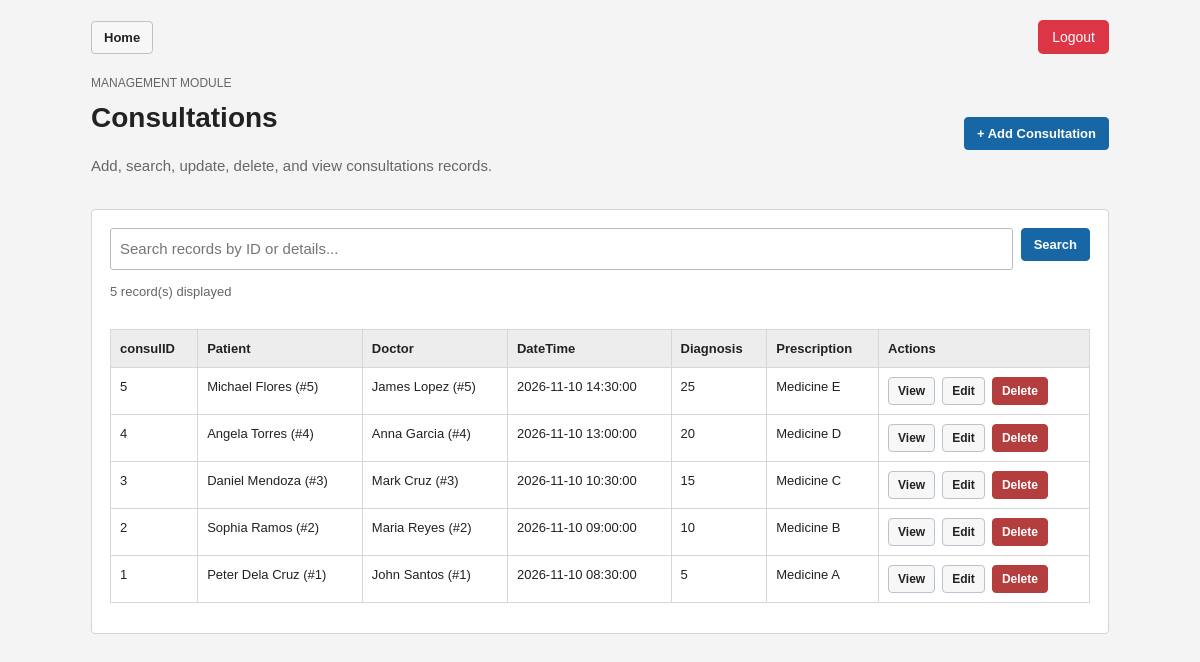
/crud/index.php?module=consultation (signed in), run on the app's committed database.
### tables this page shows
CREATE TABLE IF NOT EXISTS consultation(
  consulID INT AUTO_INCREMENT PRIMARY KEY,
  patID INT NOT NULL,
  docID INT NOT NULL,
  consulDate DATETIME NOT NULL,
  diagnosis INT NOT NULL,
  prescription VARCHAR(30) NOT NULL,

  FOREIGN KEY (patID) REFERENCES patient (patID),
  FOREIGN KEY (docID) REFERENCES doctor (docID)
);

### config/app.php (called while the page is built, shortened)
<?php
require_once __DIR__ . '/auth.php';
require_once __DIR__ . '/modules.php';
function app_url(string $path = ''): string
{
    return APP_BASE_URL . '/' . ltrim($path, '/');
}
function e(mixed $value): string
{
    return htmlspecialchars((string) ($value ?? ''), ENT_QUOTES | ENT_SUBSTITUTE, 'UTF-8');
}
function lookup_maps(PDO $pdo, array $module): array
{
    $maps = [];
    foreach ($module['fields'] as $name => $field) {
        if ($field['type'] === 'select') {
            $maps[$name] = [];
            foreach ($pdo->query($field['sql']) as $option) {
                $maps[$name][(string) $option['id']] = $option['label'];
            }
        }
    }
    return $maps;
}
function display_field(string $field, mixed $value, array $maps): string
{
    if (isset($maps[$field])) {
        return e(($maps[$field][(string) $value] ?? 'Unknown') . ' (#' . $value . ')');
    }
    return e($value);
}

### config/auth.php (called while the page is built, shortened)
<?php
function is_logged_in(): bool
{
    return ($_SESSION['admin'] ?? false) === true;
}

### config/modules.php (called while the page is built, shortened)
<?php
function get_module(string $key): array
{
    return MODULES[$key];
}

### crud/index.php (the view, shortened to what this page needs)
<?php
require_once __DIR__ . '/../config/app.php';
$slug = (string) ($_GET['module'] ?? '');
$module = get_module($slug);
$search = trim((string) ($_GET['search'] ?? ''));
$search = substr($search, 0, 100);
$sql = 'SELECT * FROM ' . $module['table'];
$params = [];
$sql .= ' ORDER BY ' . $module['pk'] . ' DESC';
$stmt = $pdo->prepare($sql);
$stmt->execute($params);
$rows = $stmt->fetchAll();
$maps = lookup_maps($pdo, $module);
include __DIR__ . '/../includes/header.php';
?>
<section class="page-header">
  <div>
    <span class="eyebrow">MANAGEMENT MODULE</span>
    <h1><?= e($module['label']) ?></h1>
    <p class="muted">Add, search, update, delete, and view <?= e(strtolower($module['label'])) ?> records.</p>
  </div>
  <a class="button primary" href="<?= e(app_url('crud/form.php?module=' . $slug)) ?>">+ Add <?= e($module['singular']) ?></a>
</section>
<section class="panel">
  <form method="get" class="search-bar">
    <input type="search" name="search" value="<?= e($search) ?>" placeholder="Search records by ID or details...">
    <button type="submit" class="button primary">Search</button>
  </form>
  <p class="muted small"><?= count($rows) ?> record(s) displayed</p>
  <div class="table-wrap">
  <table>
    <thead><tr>
      <th><?= e($module['pk']) ?></th>
      <?php foreach ($module['fields'] as $name => $field): ?>
        <th><?= e($field['label']) ?></th>
      <?php endforeach; ?>
      <th>Actions</th>
    </tr></thead>
    <tbody>
    <?php if (!$rows): ?>
      <tr><td class="empty" colspan="<?= count($module['fields']) + 2 ?>">No records found. Try adding one or changing your search.</td></tr>
    <?php else: ?>
      <?php foreach ($rows as $row): ?>
      <tr>
        <td><?= e($row[$module['pk']]) ?></td>
        <?php foreach ($module['fields'] as $name => $field): ?>
          <td><?= display_field($name, $row[$name], $maps) ?></td>
        <?php endforeach; ?>
        <td>
          <div class="table-actions">
            <a class="button outline small-button" href="<?= e(app_url('crud/view.php?module=' . $slug . '&id=' . $row[$module['pk']])) ?>">View</a>
            <a class="button light small-button" href="<?= e(app_url('crud/form.php?module=' . $slug . '&id=' . $row[$module['pk']])) ?>">Edit</a>
            <form method="post" action="<?= e(app_url('crud/delete.php')) ?>" onsubmit="return confirm('Delete this record? Referenced master records cannot be deleted until their borrowings are removed.')">
              <button type="submit" class="button danger small-button">Delete</button>
            </form>
          </div>
        </td>
      </tr>
      <?php endforeach; ?>
    <?php endif; ?>
    </tbody>
  </table>
  </div>
</section>
<?php include __DIR__ . '/../includes/footer.php'; ?>

### includes/header.php (shortened to what this page needs)
<!DOCTYPE html>
<html lang="en">
<head>
  <link rel="stylesheet" href="<?= e(app_url('assets/style.css')) ?>">
</head>
<body>
<?php if (is_logged_in() && !($hideNavigation ?? false)): ?>
<nav class="plain-topbar" aria-label="Navigation">
  <a class="button light" href="<?= e(app_url('index.php')) ?>">Home</a>
  <form method="post" action="<?= e(app_url('logout.php')) ?>">
    <button class="logout-button" type="submit">Logout</button>
  </form>
</nav>
<?php endif; ?>
<main class="container <?= ($hideNavigation ?? false) ? 'dashboard-container' : '' ?>">

### includes/footer.php
</main>
</body>
</html>

### assets/style.css (style rules this page uses)
* { box-sizing: border-box; }
body { margin: 0; background: #f4f4f4; color: #222; font: 15px/1.5 Arial, sans-serif; }
h1 { font-size: 28px; margin: 0 0 16px; }
p { margin: 0 0 15px; }
a { color: #125496; text-decoration: none; }
.muted { color: #666; }
.small { font-size: 13px; }
.eyebrow { display: block; color: #666; font-size: 12px; margin-bottom: 5px; }
.container { max-width: 1050px; margin: 20px auto 45px; padding: 0 16px; }
.dashboard-header form, .plain-topbar form { margin: 0; }
.logout-button { padding: 9px 14px; background: #dc3545; border: 0; border-radius: 5px; color: #fff; font: 14px Arial, sans-serif; cursor: pointer; }
.plain-topbar { max-width: 1050px; margin: 20px auto 0; padding: 0 16px; display: flex; align-items: center; justify-content: space-between; }
.panel, .login-card, .inquiry-card { background: white; border: 1px solid #d5d5d5; border-radius: 4px; padding: 18px; margin-bottom: 18px; }
.page-header { display: flex; justify-content: space-between; align-items: center; flex-wrap: wrap; gap: 12px; margin-bottom: 16px; }
.actions, .form-actions, .table-actions { display: flex; align-items: center; flex-wrap: wrap; gap: 7px; }
.table-actions form { margin: 0; }
.button { display: inline-block; padding: 8px 12px; font: bold 13px Arial, sans-serif; border: 1px solid #b8c3d0; border-radius: 4px; cursor: pointer; text-align: center; text-decoration: none; color: #222; background: #f1f1f1; }
.button.primary { background: #1766a6; color: white; border-color: #1766a6; }
.button.danger { background: #b43d3d; color: white; border-color: #b43d3d; }
.button.light, .button.outline { background: #f7f7f7; color: #222; }
.button.small-button { padding: 6px 9px; font-size: 12px; }
input, select, textarea { display: block; width: 100%; padding: 9px; margin: 0 0 14px; border: 1px solid #bbb; border-radius: 3px; background: white; color: #222; font: inherit; }
.search-bar { display: flex; align-items: flex-start; flex-wrap: wrap; gap: 8px; margin-bottom: 12px; }
.search-bar input { flex: 1; min-width: 200px; margin: 0; }
.table-wrap { overflow-x: auto; }
table { width: 100%; border-collapse: collapse; margin: 12px 0; font-size: 13px; }
th, td { padding: 9px; border: 1px solid #d7d7d7; text-align: left; vertical-align: top; }
th { background: #ededed; }

### data on the page
consultation: consulID "5", patID "Michael Flores (#5)", docID "James Lopez (#5)", consulDate "2026-11-10 14:30:00", diagnosis "25", prescription "Medicine E"
consultation: consulID "4", patID "Angela Torres (#4)", docID "Anna Garcia (#4)", consulDate "2026-11-10 13:00:00", diagnosis "20", prescription "Medicine D"
consultation: consulID "3", patID "Daniel Mendoza (#3)", docID "Mark Cruz (#3)", consulDate "2026-11-10 10:30:00", diagnosis "15", prescription "Medicine C"
consultation: consulID "2", patID "Sophia Ramos (#2)", docID "Maria Reyes (#2)", consulDate "2026-11-10 09:00:00", diagnosis "10", prescription "Medicine B"
consultation: consulID "1", patID "Peter Dela Cruz (#1)", docID "John Santos (#1)", consulDate "2026-11-10 08:30:00", diagnosis "5", prescription "Medicine A"

### other printed values
$module['label'] "Consultations"
$module['label'] "consultations"
$module['singular'] "Consultation"
count($rows) "5"
$module['pk'] "consulID"
$field['label'] "Patient"
$field['label'] "Doctor"
$field['label'] "DateTime"
$field['label'] "Diagnosis"
$field['label'] "Prescription"
